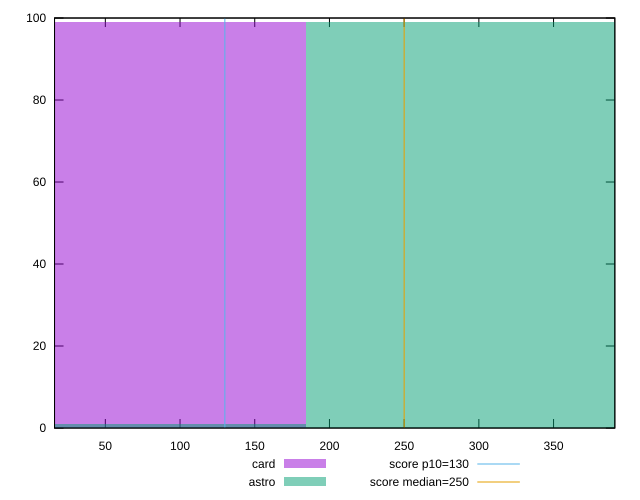

Write the gnuplot code that produced this figure.
reset

$card <<EOF
0 99
EOF

$astro <<EOF
368.3240568928258 99
0 1
EOF

set key outside below
set boxwidth 368.3240568928258
set xrange [16:391]
set yrange [0:100]
set trange [0:100]
set style fill transparent solid 0.5 noborder

set parametric
set terminal svg size 640, 500 enhanced background rgb 'white'
set output "reports/report_00030_2021-02-24T20-42-31.540Z/max-potential-fid/comparison/histogram/2_vs_3.svg"

plot $card title "card" with boxes, \
     $astro title "astro" with boxes, \
     130,t title "score p10=130", \
     250,t title "score median=250"

reset
